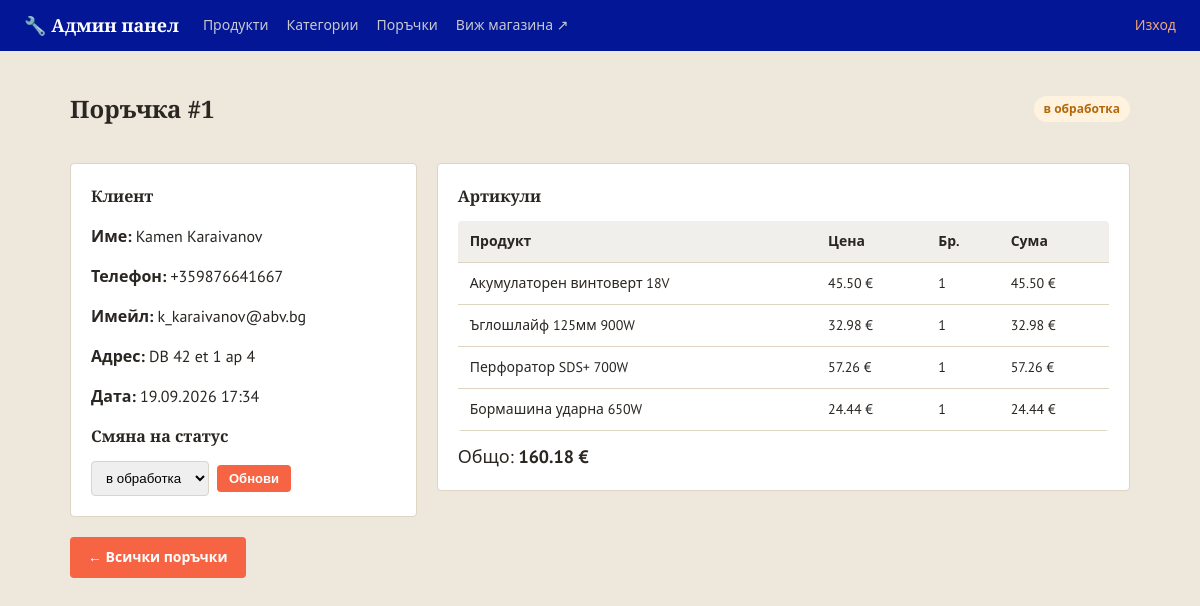
The app's page /admin/orders/1 (signed in) with its own data.
### models.py (models this page shows)
class Order(db.Model):
    __tablename__ = 'orders'
    STATUSES = ['нова', 'в обработка', 'изпратена', 'завършена', 'отказана']
    id = db.Column(db.Integer, primary_key=True)
    customer_name = db.Column(db.String(150), nullable=False)
    phone = db.Column(db.String(50), nullable=False)
    address = db.Column(db.String(300), nullable=False)
    email = db.Column(db.String(150), default='')
    total = db.Column(db.Float, nullable=False)
    status = db.Column(db.String(30), default='нова', nullable=False)
    created_at = db.Column(db.DateTime, default=datetime.utcnow)
    items = db.relationship('OrderItem', backref='order', lazy=True)

class OrderItem(db.Model):
    __tablename__ = 'order_items'
    id = db.Column(db.Integer, primary_key=True)
    order_id = db.Column(db.Integer, db.ForeignKey('orders.id'), nullable=False)
    product_id = db.Column(db.Integer, db.ForeignKey('products.id'), nullable=True)
    product_name = db.Column(db.String(200), nullable=False)
    price = db.Column(db.Float, nullable=False)
    qty = db.Column(db.Integer, nullable=False)
    @property
    def subtotal(self):
        return self.price * self.qty

### app.py (the view)
@app.route('/admin/orders/<int:order_id>')
@admin_required
def admin_order_detail(order_id):
    order = Order.query.get_or_404(order_id)
    return render_template('admin/order_detail.html', order=order, statuses=Order.STATUSES)

### app.py (called while the page is built)
@app.context_processor
def inject_whatsapp_number():
    return {'whatsapp_number': app.config['WHATSAPP_NUMBER'], 'asset_version': app.config['ASSET_VERSION']}

@app.context_processor
def inject_category_icons():
    return {'category_icons': CATEGORY_ICONS}

def admin_required(view_func):
    @wraps(view_func)
    def wrapper(*args, **kwargs):
        if not session.get('is_admin'):
            flash('Моля, влезте в системата.', 'error')
            return redirect(url_for('admin_login', next=request.path))
        return view_func(*args, **kwargs)
    return wrapper

### templates/admin/order_detail.html (shortened to what this page needs)
{% extends 'admin/base.html' %}
{% block content %}
<div class="admin-header-row">
    <h1 class="page-title">Поръчка #{{ order.id }}</h1>
    <span class="status-badge status-{{ order.status | replace(' ', '-') }}">{{ order.status }}</span>
</div>
<div class="order-detail-grid">
    <div class="admin-panel">
        <h2>Клиент</h2>
        <p><strong>Име:</strong> {{ order.customer_name }}</p>
        <p><strong>Телефон:</strong> {{ order.phone }}</p>
        {% if order.email %}<p><strong>Имейл:</strong> {{ order.email }}</p>{% endif %}
        <p><strong>Адрес:</strong> {{ order.address }}</p>
        <p><strong>Дата:</strong> {{ order.created_at.strftime('%d.%m.%Y %H:%M') }}</p>
        <h2>Смяна на статус</h2>
        <form action="{{ url_for('admin_order_status', order_id=order.id) }}" method="post" class="status-change-form">
            <select name="status">
                {% for s in statuses %}
                <option value="{{ s }}" {% if s == order.status %}selected{% endif %}>{{ s }}</option>
                {% endfor %}
            </select>
            <button type="submit" class="btn btn-small">Обнови</button>
        </form>
    </div>
    <div class="admin-panel">
        <h2>Артикули</h2>
        <table class="admin-table">
            <thead>
                <tr>
                    <th>Продукт</th>
                    <th>Цена</th>
                    <th>Бр.</th>
                    <th>Сума</th>
                </tr>
            </thead>
            <tbody>
                {% for item in order.items %}
                <tr>
                    <td>{{ item.product_name }}</td>
                    <td>{{ '%.2f'|format(item.price) }} €</td>
                    <td>{{ item.qty }}</td>
                    <td>{{ '%.2f'|format(item.subtotal) }} €</td>
                </tr>
                {% endfor %}
            </tbody>
        </table>
        <div class="cart-total" style="margin-top:12px;">Общо: <strong>{{ '%.2f'|format(order.total) }} €</strong></div>
    </div>
</div>
<a href="{{ url_for('admin_orders') }}" class="btn btn-secondary" style="margin-top:20px;display:inline-block;">← Всички поръчки</a>
{% endblock %}

### static/css/style.css (style rules this page uses)
:root { --steel: #0623e8; --steel-dark: #031696; --accent: #f66444; --accent-dark: #bf4e35; --highlight: #d9a441; --bg: #ede7dc; --card-bg: #ffffff; --border: #ddd4c3; --text: #2a2622; --text-light: #766f62; --success: #4b7a51; --danger: #a23636; --radius: 4px; }
* { box-sizing: border-box; }
body { margin: 0; font-family: 'PT Sans', 'Segoe UI', Roboto, Arial, sans-serif; background: var(--bg); color: var(--text); line-height: 1.5; }
h1, h2, h3, .brand, .hero h1 { font-family: 'Bitter', Georgia, serif; }
a { color: inherit; text-decoration: none; }
.page-title { font-size: 24px; margin-bottom: 16px; }
.btn { display: inline-block; background: var(--accent); color: #fff; border: none; padding: 10px 18px; border-radius: var(--radius); font-weight: 600; cursor: pointer; font-size: 14px; }
.btn-small { padding: 6px 12px; font-size: 13px; }
.cart-total { font-size: 18px; }

### static/css/admin.css (style rules this page uses)
.admin-body { background: var(--bg); }
.admin-header-row { display: flex; align-items: center; justify-content: space-between; margin-bottom: 20px; }
.admin-table { width: 100%; border-collapse: collapse; background: var(--card-bg); border-radius: var(--radius); overflow: hidden; }
.admin-table th, .admin-table td { padding: 10px 12px; border-bottom: 1px solid var(--border); text-align: left; font-size: 14px; }
.admin-table th { background: #f0efec; }
.btn-secondary { background: #e2e0dc; color: var(--text); }
.status-badge { display: inline-block; padding: 4px 10px; border-radius: 20px; font-size: 12px; font-weight: 700; white-space: nowrap; }
.status-badge.status-в-обработка, .status-chip.status-в-обработка { background: #fff3e0; color: #b5680a; }
.status-change-form { display: flex; gap: 8px; align-items: center; margin-top: 10px; }
.status-change-form select { padding: 8px 10px; border: 1px solid var(--border); border-radius: var(--radius); }
.order-detail-grid { display: grid; grid-template-columns: 1fr 2fr; gap: 20px; align-items: start; }
.admin-panel { background: var(--card-bg); border: 1px solid var(--border); border-radius: var(--radius); padding: 20px; }
.admin-panel h2 { font-size: 16px; margin-top: 0; }

### records on screen
Order: id "1", status "в обработка", customer_name "Kamen Karaivanov", phone "+359876641667", email "k_karaivanov@abv.bg", address "DB 42 et 1 ap 4", created_at "19.09.2026 17:34", total "160.18"
OrderItem: product_name "Акумулаторен винтоверт 18V", price "45.50", qty "1", subtotal "45.50"
OrderItem: product_name "Ъглошлайф 125мм 900W", price "32.98", qty "1", subtotal "32.98"
OrderItem: product_name "Перфоратор SDS+ 700W", price "57.26", qty "1", subtotal "57.26"
OrderItem: product_name "Бормашина ударна 650W", price "24.44", qty "1", subtotal "24.44"
